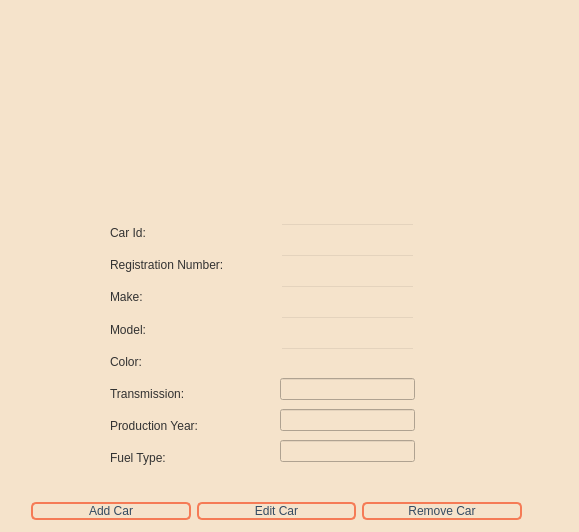
<?xml version="1.0" encoding="UTF-8"?>
<ui version="4.0">
 <class>car</class>
 <widget class="QWidget" name="car">
  <property name="geometry">
   <rect>
    <x>0</x>
    <y>0</y>
    <width>579</width>
    <height>532</height>
   </rect>
  </property>
  <property name="windowTitle">
   <string>Form</string>
  </property>
  <property name="styleSheet">
   <string notr="true">
QWidget {
    background-color: #F5E3CB;
}
</string>
  </property>
  <widget class="QLabel" name="labelResult">
   <property name="geometry">
    <rect>
     <x>10</x>
     <y>470</y>
     <width>561</width>
     <height>21</height>
    </rect>
   </property>
   <property name="text">
    <string/>
   </property>
  </widget>
  <widget class="QTableView" name="tableViewCar">
   <property name="geometry">
    <rect>
     <x>20</x>
     <y>20</y>
     <width>531</width>
     <height>181</height>
    </rect>
   </property>
   <property name="styleSheet">
    <string notr="true">QTableView {
    background-color: transparent;
    gridline-color: #b5b5b5; 
}

QTableView::item {
    border: 1px solid #b5b5b5; 
}

QHeaderView::section {
    background-color: transparent;
}
</string>
   </property>
  </widget>
  <widget class="QWidget" name="layoutWidget">
   <property name="geometry">
    <rect>
     <x>31</x>
     <y>498</y>
     <width>491</width>
     <height>26</height>
    </rect>
   </property>
   <layout class="QHBoxLayout" name="horizontalLayout">
    <item>
     <widget class="QPushButton" name="pushButtonAddCar">
      <property name="styleSheet">
       <string notr="true">QPushButton {

font: 300 12pt &quot;Bahnschrift Light SemiCondensed&quot;;
color: #344B61;
    border: 2px solid #F57B56; 
    border-radius: 5px;

}

QPushButton:hover {
    background-color: #344B61; 
    color: #ffffff; 
}


</string>
      </property>
      <property name="text">
       <string>Add Car</string>
      </property>
     </widget>
    </item>
    <item>
     <widget class="QPushButton" name="pushButtonEditCar">
      <property name="styleSheet">
       <string notr="true">QPushButton {

font: 300 12pt &quot;Bahnschrift Light SemiCondensed&quot;;
color: #344B61;
    border: 2px solid #F57B56; 
    border-radius: 5px;

}

QPushButton:hover {
    background-color: #344B61; 
    color: #ffffff; 
}


</string>
      </property>
      <property name="text">
       <string>Edit Car</string>
      </property>
     </widget>
    </item>
    <item>
     <widget class="QPushButton" name="pushButtonRemoveCar">
      <property name="styleSheet">
       <string notr="true">QPushButton {

font: 300 12pt &quot;Bahnschrift Light SemiCondensed&quot;;
color: #344B61;
    border: 2px solid #F57B56; 
    border-radius: 5px;

}

QPushButton:hover {
    background-color: #344B61; 
    color: #ffffff; 
}


</string>
      </property>
      <property name="text">
       <string>Remove Car</string>
      </property>
     </widget>
    </item>
   </layout>
  </widget>
  <widget class="QWidget" name="layoutWidget">
   <property name="geometry">
    <rect>
     <x>280</x>
     <y>220</y>
     <width>135</width>
     <height>252</height>
    </rect>
   </property>
   <layout class="QVBoxLayout" name="verticalLayout">
    <item>
     <widget class="QLineEdit" name="lineEditCarId">
      <property name="styleSheet">
       <string notr="true">QLineEdit { background-color: transparent; }</string>
      </property>
     </widget>
    </item>
    <item>
     <widget class="QLineEdit" name="lineEditRegistrationNumber">
      <property name="styleSheet">
       <string notr="true">QLineEdit { background-color: transparent; }</string>
      </property>
     </widget>
    </item>
    <item>
     <widget class="QLineEdit" name="lineEditMake">
      <property name="styleSheet">
       <string notr="true">QLineEdit { background-color: transparent; }</string>
      </property>
     </widget>
    </item>
    <item>
     <widget class="QLineEdit" name="lineEditModel">
      <property name="styleSheet">
       <string notr="true">QLineEdit { background-color: transparent; }</string>
      </property>
     </widget>
    </item>
    <item>
     <widget class="QLineEdit" name="lineEditColor">
      <property name="styleSheet">
       <string notr="true">QLineEdit { background-color: transparent; }</string>
      </property>
     </widget>
    </item>
    <item>
     <widget class="QLineEdit" name="lineEditTransmission"/>
    </item>
    <item>
     <widget class="QLineEdit" name="lineEditProductionYear"/>
    </item>
    <item>
     <widget class="QLineEdit" name="lineEditFuelType"/>
    </item>
   </layout>
  </widget>
  <widget class="QWidget" name="layoutWidget">
   <property name="geometry">
    <rect>
     <x>110</x>
     <y>220</y>
     <width>168</width>
     <height>251</height>
    </rect>
   </property>
   <layout class="QVBoxLayout" name="verticalLayout_2">
    <item>
     <widget class="QLabel" name="labelCarId">
      <property name="styleSheet">
       <string notr="true">font: 300 12pt &quot;Bahnschrift Light SemiCondensed&quot;;
color: rgb(50, 50, 50);
</string>
      </property>
      <property name="text">
       <string>Car Id: </string>
      </property>
     </widget>
    </item>
    <item>
     <widget class="QLabel" name="labelRegistrationNumber">
      <property name="styleSheet">
       <string notr="true">font: 300 12pt &quot;Bahnschrift Light SemiCondensed&quot;;
color: rgb(50, 50, 50);
</string>
      </property>
      <property name="text">
       <string>Registration Number: </string>
      </property>
     </widget>
    </item>
    <item>
     <widget class="QLabel" name="labelMake">
      <property name="styleSheet">
       <string notr="true">font: 300 12pt &quot;Bahnschrift Light SemiCondensed&quot;;
color: rgb(50, 50, 50);
</string>
      </property>
      <property name="text">
       <string>Make: </string>
      </property>
     </widget>
    </item>
    <item>
     <widget class="QLabel" name="labelModel">
      <property name="styleSheet">
       <string notr="true">font: 300 12pt &quot;Bahnschrift Light SemiCondensed&quot;;
color: rgb(50, 50, 50);
</string>
      </property>
      <property name="text">
       <string>Model: </string>
      </property>
     </widget>
    </item>
    <item>
     <widget class="QLabel" name="labelColor">
      <property name="styleSheet">
       <string notr="true">font: 300 12pt &quot;Bahnschrift Light SemiCondensed&quot;;
color: rgb(50, 50, 50);
</string>
      </property>
      <property name="text">
       <string>Color: </string>
      </property>
     </widget>
    </item>
    <item>
     <widget class="QLabel" name="labelTransmission">
      <property name="styleSheet">
       <string notr="true">font: 300 12pt &quot;Bahnschrift Light SemiCondensed&quot;;
color: rgb(50, 50, 50);
</string>
      </property>
      <property name="text">
       <string>Transmission: </string>
      </property>
     </widget>
    </item>
    <item>
     <widget class="QLabel" name="labelProductionYear">
      <property name="styleSheet">
       <string notr="true">font: 300 12pt &quot;Bahnschrift Light SemiCondensed&quot;;
color: rgb(50, 50, 50);
</string>
      </property>
      <property name="text">
       <string>Production Year: </string>
      </property>
     </widget>
    </item>
    <item>
     <widget class="QLabel" name="labelFuelType">
      <property name="styleSheet">
       <string notr="true">font: 300 12pt &quot;Bahnschrift Light SemiCondensed&quot;;
color: rgb(50, 50, 50);
</string>
      </property>
      <property name="text">
       <string>Fuel Type:</string>
      </property>
     </widget>
    </item>
   </layout>
  </widget>
 </widget>
 <resources/>
 <connections/>
</ui>
